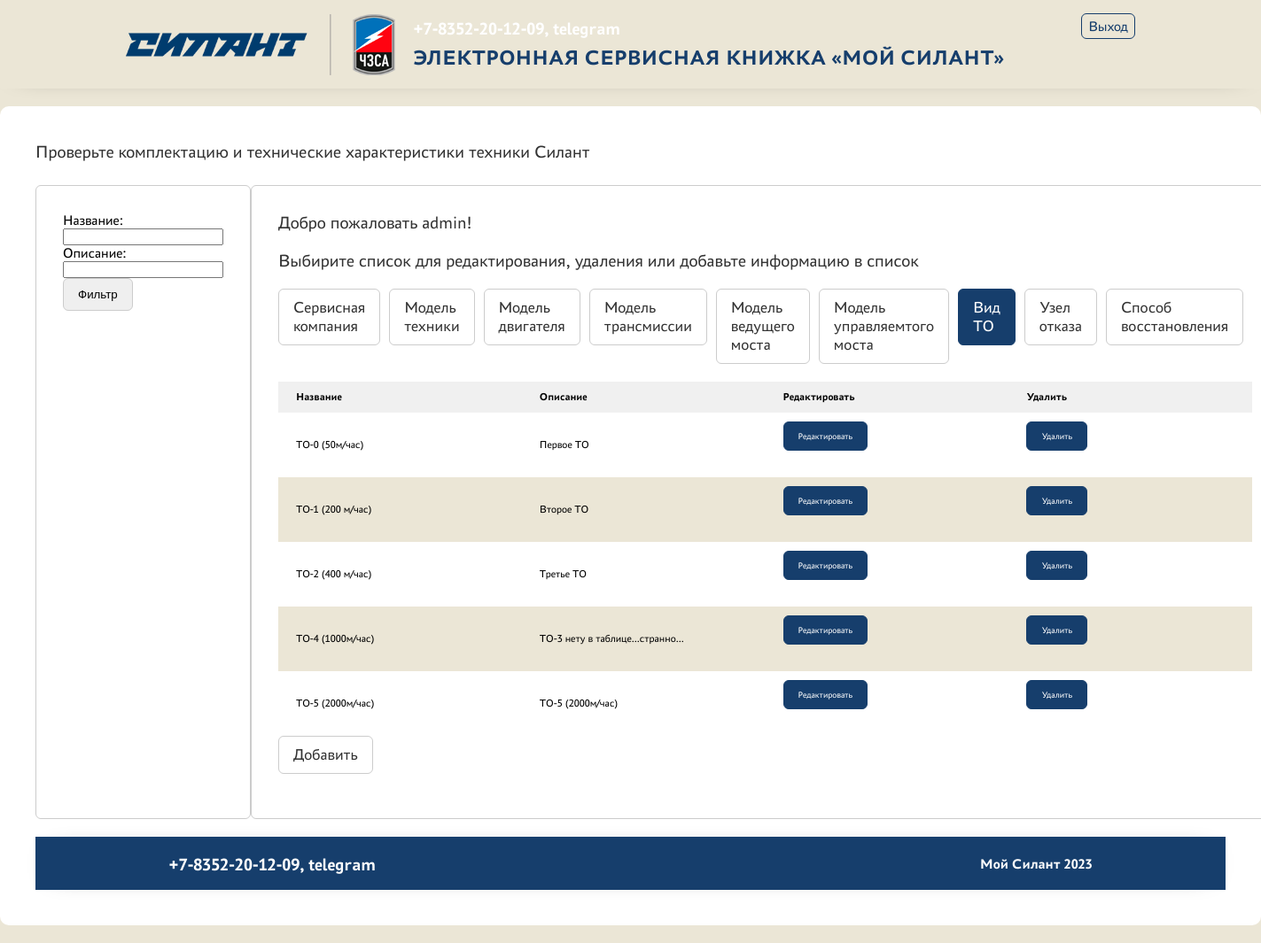
/service_type/ (signed in), run on the app's committed database.
### service/models.py (models this page shows, shortened)
class ServiceType(models.Model):
    name = models.TextField(verbose_name='Название')
    description = models.TextField(verbose_name='Описание')
    class Meta:
        verbose_name = 'Вид ТО'
        verbose_name_plural = 'Вид ТО'

### service/views.py (the view)
# urls.py: path('service_type/', ServiceTypeListView.as_view(), name='service_type'),
class ServiceTypeListView(PermissionRequiredMixin, ListView):
    permission_required = ('service.view_service_type')
    model = ServiceType
    context_object_name = 'service_type'
    template_name = 'lists/service_type_list.html'
    queryset = ServiceType.objects.all()
    login_url = '/'
    def get_context_data(self, **kwargs):
        context = super().get_context_data(**kwargs)
        context['filter'] = ServiceTypeFilter(self.request.GET, queryset=self.get_queryset())
        return context

### templates/lists/service_type_list.html (shortened to what this page needs)
<!DOCTYPE html>
    {% load static %}
    <link rel="stylesheet" media="all" href="{% static '/css/styles1.css' %}" data-turbolinks-track="reload">
    <link rel="stylesheet" type="text/css" href="{% static '/css/includes.css' %}"><script async="" type="text/javascript" src="/js/vendor.js"></script></head>
  <body>
    <header>
      <div class="centrator">
        <div class="leftside">
          <div id="toplogo"><img src="/static/picture/logo.png"></div>
        </div>
        <div class="rightside">
          <div class="line">
            <div id="contacts" class="p-l-2">
              <span class="phone"><a href="tel:+7-8352-20-12-09">+7-8352-20-12-09, telegram</a></span>
            </div>
            <div id="auth_widget">
              <a href="/sign/logout/">Выход</a>
            </div>
          </div>
          <div class="line">
            <div id="project_name" class="p-l-2">
              <span>Электронная сервисная книжка «Мой силант»</span>
            </div>
          </div>
        </div>
      </div>
    </header>
    {% block content %}
    <div id="content">
      <div class="centrator">
        <section>
  <div class="line">
    <span class="title">
      Проверьте комплектацию и технические характеристики техники Силант
    </span>
  </div>
  <div class="line">
      <div class="search_result">
      <div class="result_info">
        <div class="result_collection">
            <form method="GET">
              {{ filter.form }}
                <div class="tabs">
                <input class="tab" type="submit" value="Фильтр">
                </div>
            </form>
      </div>
    </div>
  </div>
    <div class="column">
      <div class="search_result">
        <div class="result_info">
          <span>Добро пожаловать {{request.user.username}}!</span>
        </div>
        <div class="result_info">
          <span>Выбирите список для редактирования, удаления или добавьте информацию в список</span>
        </div>
        <div class="result_collection">
          <div class="tabs">
            <a href="/service_company/">
            <div class="tab">
              <span>
                Сервисная компания
              </span>
            </div>
            </a>
            <a href="/technique_model/">
              <div class="tab">
              <span>
                Модель техники
              </span>
            </div>
            </a>
            <a href="/engine_model/">
            <div class="tab">
              <span>
                Модель двигателя
              </span>
            </div>
            </a>
            <a href="/transmission_model/">
            <div class="tab">
              <span>
                Модель трансмиссии
              </span>
            </div>
            </a>
            <a href="/drive_axle_model/">
            <div class="tab">
              <span>
                Модель ведущего моста
              </span>
            </div>
            </a>
            <a href="/steering_bridge_model/">
            <div class="tab">
              <span>
                Модель управляемтого моста
              </span>
            </div>
            </a>
            <a href="/service_type/">
            <div class="tab active">
              <span>
                Вид ТО
              </span>
            </div>
            </a>
            <a href="/failure_node/">
            <div class="tab">
              <span>
                Узел отказа
              </span>
            </div>
            </a>
            <a href="/recovery_method/">
            <div class="tab">
              <span>
                Способ восстановления
              </span>
            </div>
            </a>
          </div>
        </div>
        <div class="result_collection">
          <table>
            <tbody><tr>
              <th class="nam left">Название</th>
              <th class="nam left">Описание</th>
              <th class="nam left">Редактировать</th>
              <th class="nam left">Удалить</th>
            </tr>
            {% for m in filter.qs %}
            <tr id="myUL">
              <td class="nam left">{{m.name}}</td>
              <td class="nam left">{{m.description}}</td>
              <td class="nam left">
                <div class="tabs">
                  <a href="{% url 'service_type_edit' m.pk %}">
                    <div class="tab active">
                      <span>
                        <div class="smalltext">Редактировать</div>
                      </span>
                    </div>
                  </a>
                </div>
              </td>
              <td class="nam left">
                <div class="tabs">
                  <a href="{% url 'service_type_delete' m.pk %}">
                    <div class="tab active">
                      <span>
                        <div class="smalltext">Удалить</div>
                      </span>
                    </div>
                  </a>
                </div>
              </td>
            </tr>
            {% endfor %}
          </tbody></table>
          <div class="tabs">
                  <a href="{% url 'service_type_create' %}">
                    <div class="tab">
                      <span>
                        Добавить
                      </span>
                    </div>
                  </a>
                </div>
        </div>
      </div>
    </div>
  </div>
        {% endblock content %}
    <footer>
      <div class="centrator">
        <div class="leftside">
          <div class="line">
            <div id="contacts">
              <span class="phone"><a href="tel:+7-8352-20-12-09">+7-8352-20-12-09, telegram</a></span>
            </div>
          </div>
        </div>
        <div class="rightside">
          <span id="copyright">Мой Силант 2023</span>
        </div>
      </div>
    </footer>

### static/css/styles1.css (style rules this page uses)
.smalltext { font-size: 10px; }
* { padding: 0; margin: 0; }
p, span, li { color: var(--basic-text-color); }
a:link, a:any-link { color: var(--cold-color); text-decoration: none; }
div, input, header, footer, section { box-sizing: border-box; position: relative; }
body { min-height: 100vh; display: flex; flex-direction: column; background: var(--blanc-color); font-family: Astra Sans, Helvetica, Arial, sans-serif; }
.line { display: flex; flex-direction: row; width: 100%; }
.column { flex-direction: column; width: 100%; }
.p-l-2 { padding-left: 20px; }
.centrator { display: flex; flex-direction: row; min-width: 80%; }
.centrator .leftside { width: max-content; }
.centrator .rightside { width: 100%; display: flex; justify-content: flex-end; flex-direction: column; }
.centrator .rightside > .line { justify-content: flex-end; }
#contacts { justify-content: flex-start; display: flex; flex: 1; width: max-content; }
#contacts span { font-size: 20px; font-weight: bold; margin-right: 20px; }
#contacts span a { text-decoration: none; color: white; }
#auth_widget { color: red; }
#auth_widget a { padding: 5px 7px; box-sizing: border-box; border-radius: 6px; border: 1px solid; }
#project_name { justify-content: flex-start; display: flex; flex: 1; }
#project_name span { font-size: 24px; text-transform: uppercase; margin-top: 8px; cursor: default; font-weight: bold; color: var(--cold-color); }
#copyright { text-align: right; font-weight: bold; color: white; }
header { background: var(--blanc-color); width: 100%; height: 100px; display: flex; justify-content: center; box-shadow: 0 0 30px -24px; }
header .leftside { display: flex; justify-content: center; }
header .leftside > div { display: flex; align-self: center; }
header .rightside { align-self: center; }
footer { background: var(--cold-color); width: 100%; height: 60px; display: flex; justify-content: center; padding: 20px; box-shadow: 0 0 30px -24px; }
#content { align-self: stretch; display: flex; flex: 1; justify-content: center; }
#content section { background: #fff; width: 100%; margin: 20px 0; padding: 40px; border-radius: 10px; height: min-content; }
#content section .search_result { border: 1px solid var(--basic-border-color); padding: 30px; margin: 20px 0; border-radius: 6px; }
#content section .search_result .result_info span { font-size: 20px; display: block; margin: 0 0 20px; }
#content section .search_result .result_collection .tabs { display: flex; margin-bottom: 20px; }
#content section .search_result .result_collection .tabs .tab { padding: 10px 16px; border-radius: 6px; margin-right: 10px; border: 1px solid var(--basic-border-color); cursor: pointer; }
#content section .search_result .result_collection .tabs .tab span { font-size: 18px; }
#content section .search_result .result_collection .tabs .tab.active, #content section .search_result .result_collection .tabs .tab:hover { border-color: var(--cold-color); background: var(--cold-color); }
#content section .search_result .result_collection .tabs .tab.active span, #content section .search_result .result_collection .tabs .tab:hover span { color: #fff; }
#content section .search_result .result_collection table { border-spacing: 0; max-width: 100%; min-width: 100%; empty-cells: show; }
#content section .search_result .result_collection table tr th { background: #f0f0f0; font-weight: bold; font-size: 10px; }
#content section .search_result .result_collection table tr td { border-spacing: 0; }
#content section .search_result .result_collection table tr:nth-child(2n+1) td { background: var(--blanc-color); }
#content section .search_result .result_collection table tr td, #content section .search_result .result_collection table tr th { padding: 10px 20px; }
#content section .search_result .result_collection table tr td.left, #content section .search_result .result_collection table tr th.left { text-align: left; }
#content section .search_result .result_collection table tr td.nam, #content section .search_result .result_collection table tr th.nam { min-width: 10px; max-width: 50px; font-size: 12px; }
#content section .title { font-size: 20px; cursor: default; margin-bottom: 6px; }
#content section form { width: 100%; display: flex; flex-direction: column; }

### data on the page
ServiceType: name "ТО-0 (50м/час)", description "Первое ТО"
ServiceType: name "ТО-1 (200 м/час)", description "Второе ТО"
ServiceType: name "ТО-2 (400 м/час)", description "Третье ТО"
ServiceType: name "ТО-4 (1000м/час)", description "ТО-3 нету в таблице...странно..."
ServiceType: name "ТО-5 (2000м/час)", description "ТО-5 (2000м/час)"

### other printed values
{{ request.user.username }} "admin"
